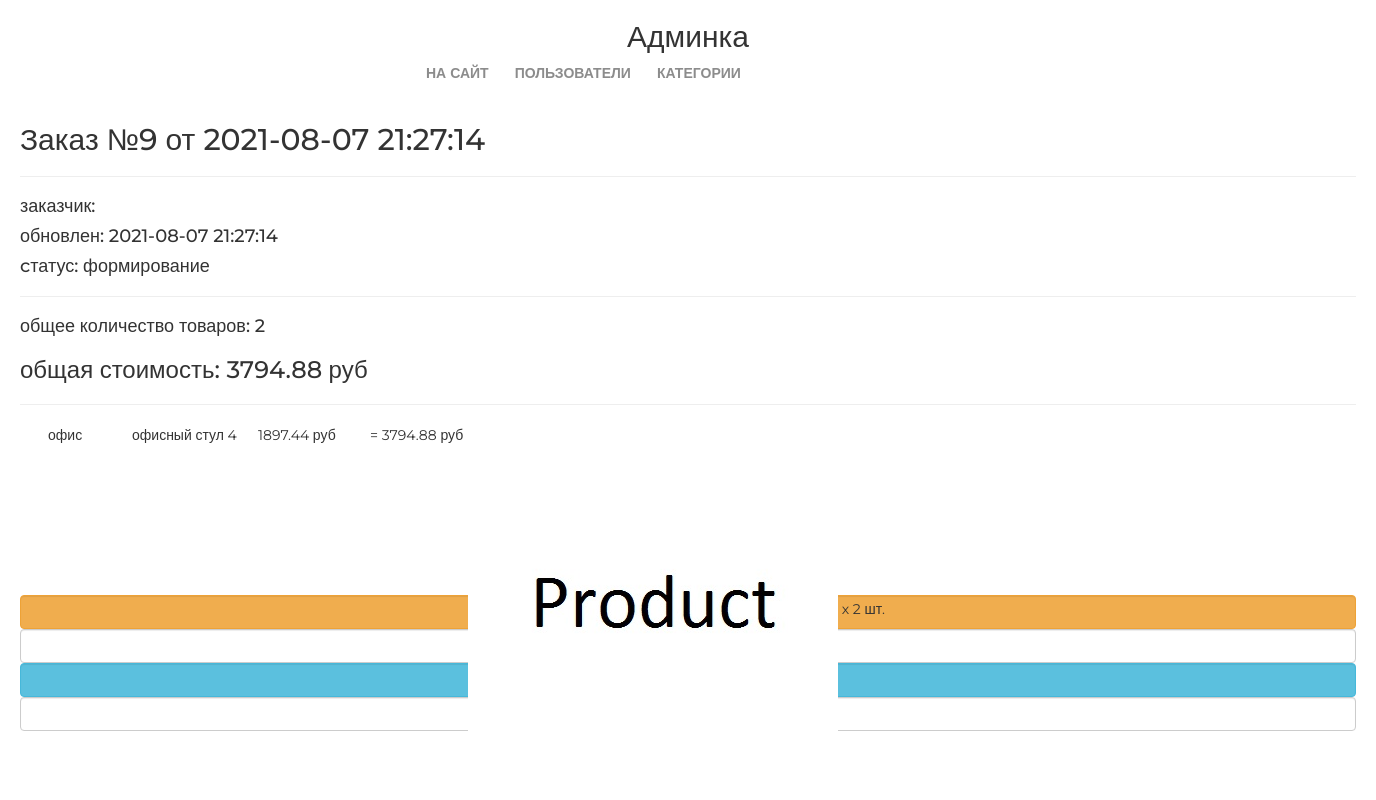
The app's page /orders/read/9/, older data.
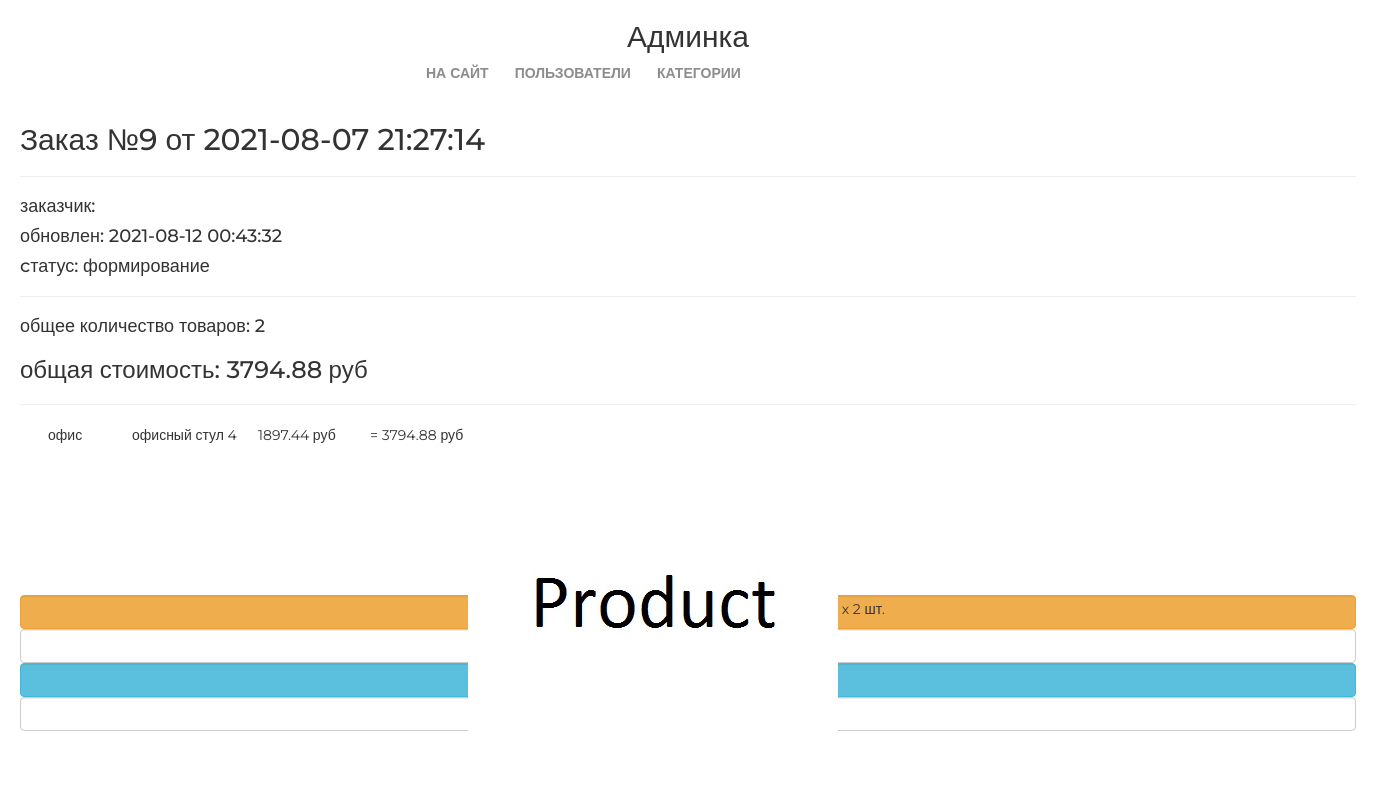
The same page, newer data.
### ordersapp/models.py (models this page shows, shortened)
class Order(models.Model):
    FORMING = 'FM'
    SENT_TO_PROCEED = 'STP'
    DELIVERY = 'DLV'
    DONE = 'DN'
    CANCELED = 'CNC'
    STATUSES = (
        (FORMING, 'формирование'),
        (SENT_TO_PROCEED, 'передан в обработку'),
        (DELIVERY, 'передан курьеру'),
        (DONE, 'выдан'),
        (CANCELED, 'отменен'),
    )
    user = models.ForeignKey(settings.AUTH_USER_MODEL, on_delete=models.CASCADE)
    status = models.CharField(choices=STATUSES, default=FORMING, max_length=3)
    is_active = models.BooleanField(default=True)
    created = models.DateTimeField(auto_now_add=True)
    updated = models.DateTimeField(auto_now=True)
    def get_total_quantity(self):
        items = self.orderitems.select_related()
        return sum(list(map(lambda x: x.quantity, items)))
    def get_total_cost(self):
        items = self.orderitems.select_related()
        return sum(list(map(lambda x: x.get_product_cost, items)))
    class Meta:
        ordering = ('-created',)
        verbose_name = 'заказ'
        verbose_name_plural = 'заказы'

class OrderItem(models.Model):
    objects = OrderItemQuerySet.as_manager()
    order = models.ForeignKey(Order, on_delete=models.CASCADE, related_name='orderitems')
    product = models.ForeignKey(Product, on_delete=models.CASCADE)
    quantity = models.IntegerField(default=0)
    @property
    def get_product_cost(self):
        return self.quantity * self.product.price

### mainapp/models.py (models this page shows, shortened)
class Product(models.Model):
    id = models.AutoField(primary_key=True)
    category = models.ForeignKey(ProductCategory, on_delete=models.CASCADE)
    name = models.CharField(verbose_name='имя продукта', max_length=128)
    image = models.ImageField(upload_to='products_images', blank=True)
    short_desc = models.CharField(verbose_name='краткое описание продукта', max_length=60, blank=True)
    description = models.TextField(verbose_name='описание продукта', blank=True)
    price = models.DecimalField(verbose_name='цена продукта', max_digits=8, decimal_places=2, default=0)
    quantity = models.PositiveIntegerField(verbose_name='количество на складе', default=0)
    is_active = models.BooleanField(verbose_name='категория активна', default=True)

### ordersapp/views.py (the view)
# urls.py: path('read/<pk>/', views.OrderItemsRead.as_view(), name='order_read'),
class OrderItemsRead(DetailView):
    model = Order

### adminapp/templatetags/my_tags.py (called while the page is built)
def media_folder_products(string):
    if not string:
        string = 'products_images/default.jpg'
    return f'{settings.MEDIA_URL}{string}'

### mainapp/context_processors.py (called while the page is built)
def basket(request):
    basket_list = []
    if request.user.is_authenticated:
        basket_list = Basket.get_items(user=request.user)
    return {
        'basket': basket_list
    }

### ordersapp/templates/ordersapp/order_detail.html
{% extends "ordersapp/base.html" %}
{% load static %}
{% load my_tags %}
{% block content %}
   {% include 'ordersapp/includes/inc_order_summary.html' %}
   <div class="basket_list">
       {% for item in object.orderitems.select_related %}
           <div class="basket_record">
               <img src="{{ item.product.image|media_folder_products }}"
                    alt="{{ item.product.short_desc }}">
               <span class="category_name">
                   {{ item.product.category.name }}
               </span>
               <span class="product_name">{{ item.product.name }}</span>
               <span class="product_price">
                   {{ item.product.price }}&nbspруб
               </span>
               <span class="product_quantity">
                   x {{ item.quantity }} шт.
               </span>
               <span class="product_cost">
                    = {{ item.get_product_cost }}&nbspруб
               </span>
           </div>
       {% endfor %}
   </div>
   {% include 'ordersapp/includes/inc_order_actions.html' %}
{% endblock %}

### ordersapp/templates/ordersapp/includes/inc_order_summary.html (shortened to what this page needs)
{% if object %}
   <div class="h2">Заказ №{{ object.pk }} от {{ object.created|date:"Y-m-d H:i:s" }}</div>
   <hr>
   <div class="h4">заказчик: {{ user.last_name }} {{ user.first_name }} </div>
   <div class="h4">обновлен: {{ object.updated|date:"Y-m-d H:i:s" }}</div>
   <div class="h4">cтатус: {{ object.get_status_display }}</div>
   <hr>
   <div class="h4">
       общее количество товаров: <span class="order_total_quantity">{{ object.get_total_quantity }}</span>
   </div>
   <div class="h3">
       общая стоимость: <span class="order_total_cost">{{ object.get_total_cost }}</span> руб
   </div>
{% endif %}
<hr>

Row changes from the older to the newer data that the page shows:
changed Order "формирование": updated "2021-08-07 21:27:14" → "2021-08-12 00:43:32"
